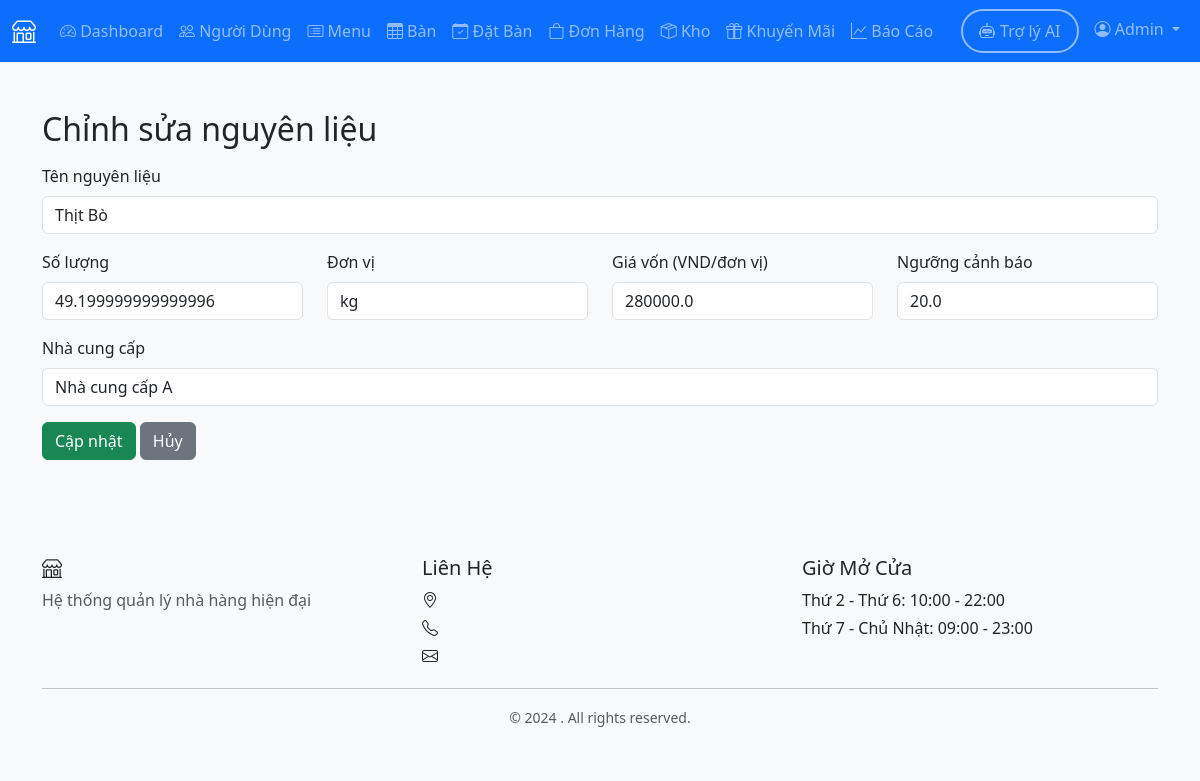
The app's page /admin/inventory/1/edit (signed in) with its own data.
### models.py (models this page shows, shortened)
class User(UserMixin, db.Model):
    __tablename__ = 'users'
    user_id = db.Column(db.Integer, primary_key=True)
    name = db.Column(db.String(100), nullable=False)
    email = db.Column(db.String(120), unique=True, nullable=False)
    password_hash = db.Column(db.String(255), nullable=False)
    phone = db.Column(db.String(20))
    role = db.Column(db.String(20), nullable=False, default='customer')
    employee_type = db.Column(db.String(50))
    created_at = db.Column(db.DateTime, default=datetime.utcnow)
    active = db.Column(db.Boolean, default=True)
    health_check_date = db.Column(db.Date, nullable=True)
    reservations = db.relationship('Reservation', backref='customer', lazy=True)
    orders = db.relationship('Order', foreign_keys='Order.customer_id', backref='customer', lazy=True)
    feedbacks = db.relationship('Feedback', backref='customer', lazy=True)

class Inventory(db.Model):
    __tablename__ = 'inventory'
    item_id = db.Column(db.Integer, primary_key=True)
    name = db.Column(db.String(100), nullable=False)
    quantity = db.Column(db.Float, nullable=False, default=0)
    unit = db.Column(db.String(20), nullable=False)  # kg, liter, piece
    unit_cost = db.Column(db.Float, default=0)  # Giá vốn trên mỗi đơn vị (VND)
    threshold = db.Column(db.Float, default=10)  # Ngưỡng cảnh báo
    last_updated = db.Column(db.DateTime, default=datetime.utcnow)
    supplier = db.Column(db.String(100))
    ai_status = db.Column(db.String(20))       # safe | warning | unsafe
    ai_checked_at = db.Column(db.DateTime)
    expiry_date = db.Column(db.Date, nullable=True)
    inspections = db.relationship(
        "InventoryInspection",
        backref="inventory",
        lazy=True,
        order_by="desc(InventoryInspection.inspected_at)"
    )

### routes/admin.py (the view, shortened to what this page needs)
@bp.route('/inventory/<int:item_id>/edit', methods=['GET', 'POST'])
@login_required
@admin_required
def edit_inventory_item(item_id):
    item = Inventory.query.get_or_404(item_id)
    return render_template('admin/edit_inventory_item.html', item=item)

### routes/admin.py (called while the page is built)
def admin_required(f):
    from functools import wraps
    @wraps(f)
    def decorated_function(*args, **kwargs):
        if not current_user.is_authenticated or current_user.role != 'admin':
            flash('Bạn không có quyền truy cập trang này.', 'danger')
            return redirect(url_for('auth.login'))
        return f(*args, **kwargs)
    return decorated_function

### templates/admin/edit_inventory_item.html (shortened to what this page needs)
{% extends "base.html" %}
{% block content %}
<div class="container mt-4">
    <h2>Chỉnh sửa nguyên liệu</h2>
    <form method="POST" class="mt-3">
        <div class="mb-3">
            <label class="form-label">Tên nguyên liệu</label>
            <input type="text" name="name" value="{{ item.name }}" class="form-control" required>
        </div>
        <div class="row">
            <div class="col-md-3 mb-3">
                <label class="form-label">Số lượng</label>
                <input type="number" step="0.01" name="quantity" value="{{ item.quantity }}" class="form-control"
                    required>
            </div>
            <div class="col-md-3 mb-3">
                <label class="form-label">Đơn vị</label>
                <input type="text" name="unit" value="{{ item.unit }}" class="form-control" required>
            </div>
            <div class="col-md-3 mb-3">
                <label class="form-label">Giá vốn (VND/đơn vị)</label>
                <input type="number" step="1" name="unit_cost" value="{{ item.unit_cost or 0 }}" class="form-control" required>
            </div>
            <div class="col-md-3 mb-3">
                <label class="form-label">Ngưỡng cảnh báo</label>
                <input type="number" step="0.01" name="threshold" value="{{ item.threshold }}" class="form-control">
            </div>
        </div>
        <div class="mb-3">
            <label class="form-label">Nhà cung cấp</label>
            <input type="text" name="supplier" value="{{ item.supplier }}" class="form-control">
        </div>
        <button type="submit" class="btn btn-success">Cập nhật</button>
        <a href="{{ url_for('admin.inventory') }}" class="btn btn-secondary">Hủy</a>
    </form>
</div>
{% endblock %}

### templates/base.html (shortened to what this page needs)
<!DOCTYPE html>
<html lang="vi">
<head>
    <link href="https://cdn.jsdelivr.net/npm/bootstrap@5.3.2/dist/css/bootstrap.min.css" rel="stylesheet">
    <link rel="stylesheet" href="https://cdn.jsdelivr.net/npm/bootstrap-icons@1.11.1/font/bootstrap-icons.css">
    <link rel="stylesheet" href="{{ url_for('static', filename='css/style.css') }}">
</head>
<body>
    {% if current_user.is_authenticated %}
    <nav class="navbar navbar-expand-lg navbar-dark bg-primary">
        <div class="container-fluid">
            <a class="navbar-brand" href="{{ url_for('index') }}">
                <i class="bi bi-shop"></i> {{ restaurant_name }}
            </a>
            <div class="collapse navbar-collapse" id="navbarNav">
                <ul class="navbar-nav me-auto">
                    {% if current_user.role == 'customer' %}
                        <li class="nav-item">
                            <a class="nav-link" href="{{ url_for('customer.dashboard') }}">
                                <i class="bi bi-house"></i> Dashboard
                            </a>
                        </li>
                        <li class="nav-item">
                            <a class="nav-link" href="{{ url_for('customer.menu') }}">
                                <i class="bi bi-card-list"></i> Menu
                            </a>
                        </li>
                        <li class="nav-item">
                            <a class="nav-link" href="{{ url_for('customer.reservation') }}">
                                <i class="bi bi-calendar-check"></i> Đặt Bàn
                            </a>
                        </li>
                        <li class="nav-item">
                            <a class="nav-link" href="{{ url_for('customer.my_orders') }}">
                                <i class="bi bi-bag"></i> Đơn Hàng
                            </a>
                        </li>
                        <li class="nav-item">
                            <a class="nav-link" href="{{ url_for('customer.promotions') }}">
                                <i class="bi bi-gift"></i> Khuyến Mãi
                            </a>
                        </li>
                    {% elif current_user.role == 'admin' %}
                        <li class="nav-item">
                            <a class="nav-link" href="{{ url_for('admin.dashboard') }}">
                                <i class="bi bi-speedometer2"></i> Dashboard
                            </a>
                        </li>
                        <li class="nav-item">
                            <a class="nav-link" href="{{ url_for('admin.users') }}">
                                <i class="bi bi-people"></i> Người Dùng
                            </a>
                        </li>
                        <li class="nav-item">
                            <a class="nav-link" href="{{ url_for('admin.menu') }}">
                                <i class="bi bi-card-list"></i> Menu
                            </a>
                        </li>
                        <li class="nav-item">
                            <a class="nav-link" href="{{ url_for('admin.tables') }}">
                                <i class="bi bi-table"></i> Bàn
                            </a>
                        </li>
                        <li class="nav-item">
                            <a class="nav-link" href="{{ url_for('admin.reservations') }}">
                                <i class="bi bi-calendar-check"></i> Đặt Bàn
                            </a>
                        </li>
                        <li class="nav-item">
                            <a class="nav-link" href="{{ url_for('admin.orders') }}">
                                <i class="bi bi-bag"></i> Đơn Hàng
                            </a>
                        </li>
                        <li class="nav-item">
                            <a class="nav-link" href="{{ url_for('admin.inventory') }}">
                                <i class="bi bi-box-seam"></i> Kho
                            </a>
                        </li>
                        <li class="nav-item">
                            <a class="nav-link" href="{{ url_for('admin.promotions') }}">
                                <i class="bi bi-gift"></i> Khuyến Mãi
                            </a>
                        </li>
                        <li class="nav-item">
                            <a class="nav-link" href="{{ url_for('admin.reports') }}">
                                <i class="bi bi-graph-up"></i> Báo Cáo
                            </a>
                        </li>
                    {% endif %}
                </ul>
                <ul class="navbar-nav">
                    <li class="nav-item">
                        <a class="nav-link btn btn-outline-primary rounded-pill px-3 me-2"
                           href="{{ url_for('chatbot.index') }}"
                           style="border: 2px solid; display: flex; align-items: center; gap: 5px;">
                            <i class="bi bi-robot"></i>
                            <span class="d-none d-lg-inline">Trợ lý AI</span>
                        </a>
                    </li>
                    <li class="nav-item dropdown">
                        <a class="nav-link dropdown-toggle" href="#" id="navbarDropdown" role="button" data-bs-toggle="dropdown">
                            <i class="bi bi-person-circle"></i> {{ current_user.name }}
                        </a>
                    </li>
                </ul>
            </div>
        </div>
    </nav>
    {% endif %}
    <main class="{% if current_user.is_authenticated %}py-4{% endif %}">
        {% block content %}{% endblock %}
    </main>
    {% if current_user.is_authenticated %}
    <footer class="bg-light mt-5 py-4">
        <div class="container">
            <div class="row">
                <div class="col-md-4">
                    <h5><i class="bi bi-shop"></i> {{ restaurant_name }}</h5>
                    <p class="text-muted">Hệ thống quản lý nhà hàng hiện đại</p>
                </div>
                <div class="col-md-4">
                    <h5>Liên Hệ</h5>
                    <p class="mb-1"><i class="bi bi-geo-alt"></i> {{ restaurant_address }}</p>
                    <p class="mb-1"><i class="bi bi-telephone"></i> {{ restaurant_phone }}</p>
                    <p class="mb-1"><i class="bi bi-envelope"></i> {{ restaurant_email }}</p>
                </div>
                <div class="col-md-4">
                    <h5>Giờ Mở Cửa</h5>
                    <p class="mb-1">Thứ 2 - Thứ 6: 10:00 - 22:00</p>
                    <p class="mb-1">Thứ 7 - Chủ Nhật: 09:00 - 23:00</p>
                </div>
            </div>
            <hr>
            <div class="text-center text-muted">
                <small>&copy; 2024 {{ restaurant_name }}. All rights reserved.</small>
            </div>
        </div>
    </footer>
    {% endif %}
</body>
</html>

### static/css/style.css (style rules this page uses)
:root { --primary-color: #0d6efd; --success-color: #198754; --warning-color: #ffc107; --danger-color: #dc3545; --info-color: #0dcaf0; }
body { font-family: 'Segoe UI', Tahoma, Geneva, Verdana, sans-serif; background-color: #f8f9fa; }
.navbar-brand { font-weight: 600; font-size: 1.5rem; }
.btn { transition: all 0.3s ease; }
footer { margin-top: auto; }

### records on screen
User: name "Admin"
Inventory: name "Thịt Bò", quantity "49.199999999999996", unit "kg", unit_cost "280000.0", threshold "20.0", supplier "Nhà cung cấp A"
